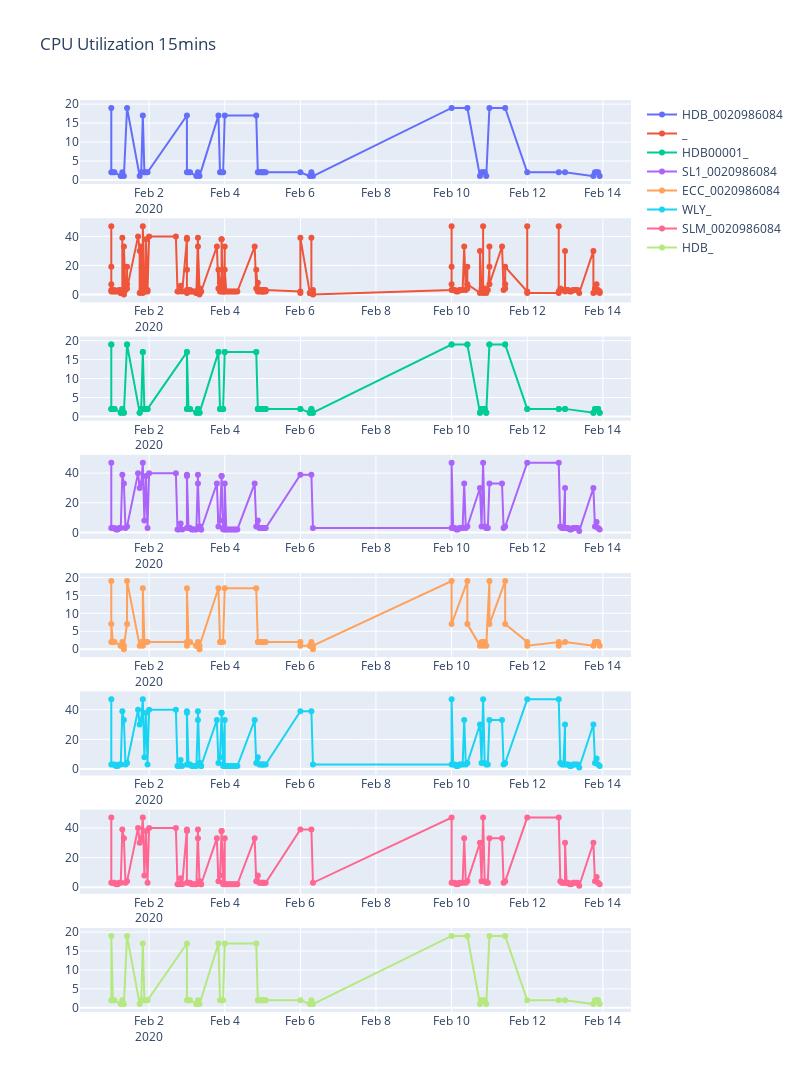

Source (notebook cell):
### Code cell
fig.update_layout(height=1600, width=800, title_text="CPU Utilization 15mins")
fig.show()
